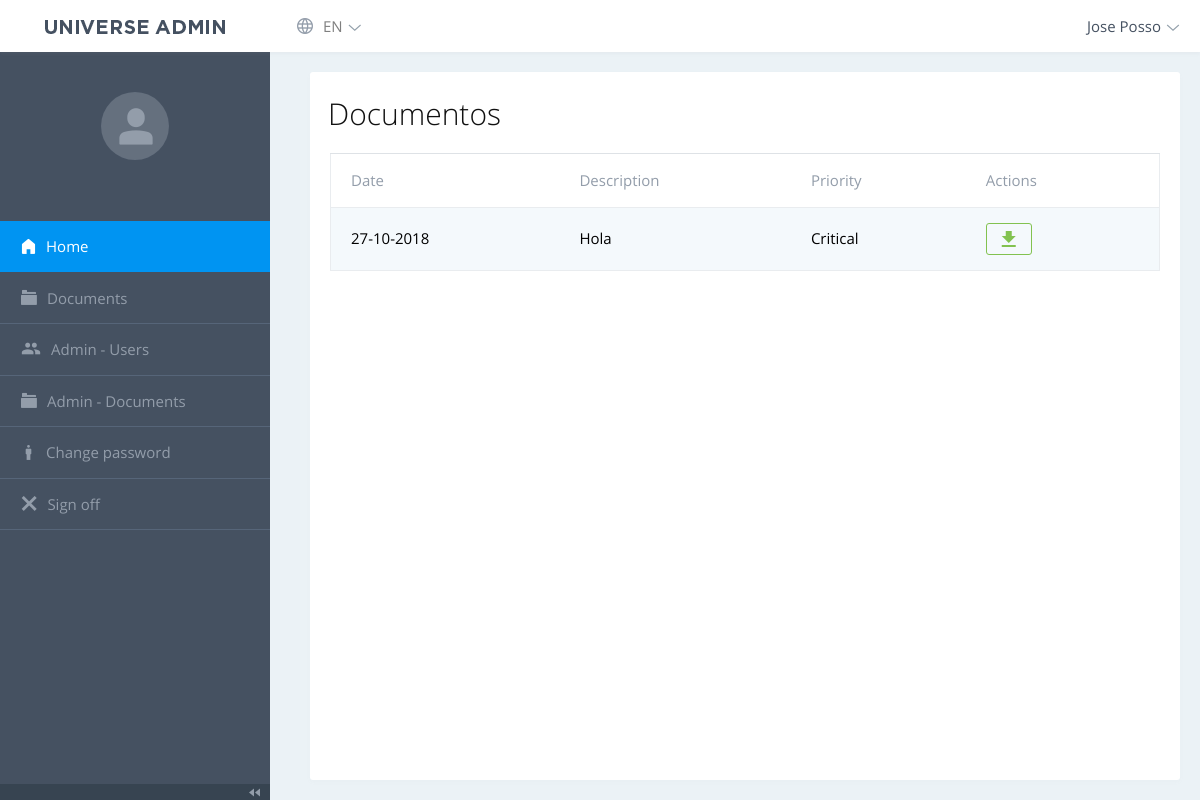
Page /php/dashboard/home.php (signed in) on the committed database.
### tables this page shows
CREATE TABLE IF NOT EXISTS `storage` (
  `id` int(11) NOT NULL AUTO_INCREMENT,
  `users_nick` text NOT NULL,
  `description` varchar(50) NOT NULL,
  `file` text NOT NULL,
  `date` datetime NOT NULL DEFAULT CURRENT_TIMESTAMP,
  `priority` enum('Critical','High','Medium','Low') NOT NULL,
  `file_check` enum('Y','N') NOT NULL,
  `type` enum('Private','Public') NOT NULL,
  PRIMARY KEY (`id`)
);

### php/dashboard/home.php (the view, shortened to what this page needs)
<!DOCTYPE html>
<html lang="es">
<head>
<link rel="stylesheet" href="vendor/datatables/datatables.min.css">
    <link rel="stylesheet" href="fonts/open-sans/style.min.css">
<link rel="stylesheet" href="fonts/universe-admin/style.css">
<link rel="stylesheet" href="fonts/mdi/css/materialdesignicons.min.css">
<link rel="stylesheet" href="fonts/iconfont/style.css">
<link rel="stylesheet" href="vendor/flatpickr/flatpickr.min.css">
<link rel="stylesheet" href="vendor/simplebar/simplebar.css">
<link rel="stylesheet" href="vendor/tagify/tagify.css">
<link rel="stylesheet" href="vendor/tippyjs/tippy.css">
<link rel="stylesheet" href="vendor/select2/css/select2.min.css">
<link rel="stylesheet" href="vendor/bootstrap/css/bootstrap.min.css">
<link rel="stylesheet" href="css/style.min.css" id="stylesheet">
</head>
<body class="js-loading ">
  <div class="navbar navbar-light navbar-expand-lg">
    <?php include("navbar.php"); ?>
  </div>
  <div class="page-wrap">
    <div class="sidebar">
      <?php include("menu.php"); ?>
    </div>
    <div class="page-content">
      <div class="container-fluid container-fh">
        <div class="m-content">
          <div class="page-content__header">
            <div>
              <h2 class="page-content__header-heading">Documentos</h2>
            </div>
          </div>
          <div class="m-datatable">
            <table id="datatable" class="table table-striped">
              <thead>
              <tr>
                <th><?=Date?></th>
                <th><?=Description?></th>
                <th><?=Priority?></th>
                <th><?=Actions?></th>
              </tr>
              </thead>
              <tbody>
                <?php
                  require_once("config/connection.php");
                  $users_nick = $_SESSION['nick'];
                  $query = $mysql->prepare("SELECT * FROM storage WHERE file_check = 'Y' AND type = 'Public' OR users_nick LIKE :users_nick ORDER BY id DESC");
                  $query->execute([':users_nick' => "%$users_nick%"]);
                  $result = $query->fetchAll();
                  foreach ($result as $row):
                ?>
                <tr>
                  <td><?=date_format(date_create($row['date']), 'd-m-Y')?></td>
                  <td><a href="storage/<?=$row['file']?>"><?=$row['description']?></a></td>
                  <td><?=$row['priority']?></td>
                  <td><a class="btn btn-outline-success icon-center mr-3" href="storage/<?=$row['file']?>"><span class="btn-icon ua-icon-download"></span></td>
                </tr>
                <?php endforeach; ?>
              </tbody>
            </table>
          </div>
        </div>
      </div>
    </div>
  </div>
</body>
</html>

### rows in the picture
storage: date "27-10-2018", description "Hola", priority "Critical"

### other values in the picture
LANG "EN"
$_SESSION['full_name'] "Jose Posso"
HOME "Home"
DOCUMENTS "Documents"
USERS "Users"
ChangePassword "Change password"
SignOff "Sign off"
Date "Date"
Description "Description"
Priority "Priority"
Actions "Actions"
